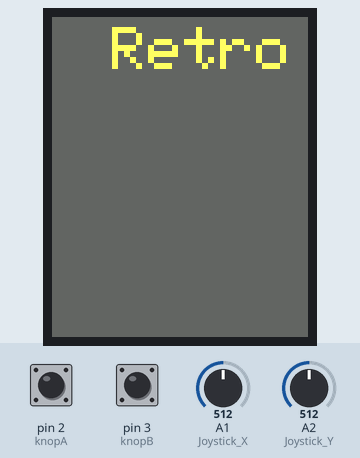
Simulated run of this sketch. Board: Arduino Nano, built with avr-gcc and run on an emulated ATmega328P. Parts: 128×160 colour display. Inputs (shaded band) come from the test bench; at power-on: pin 2 (knopA) HIGH, A1 (Joystick_X) = 512, pin 3 (knopB) LOW, A2 (Joystick_Y) = 512.

Above: at 0.2 s.
3.5 s: pin 2 (knopA) pulled LOW for 0.15 s
At 4.3 s:
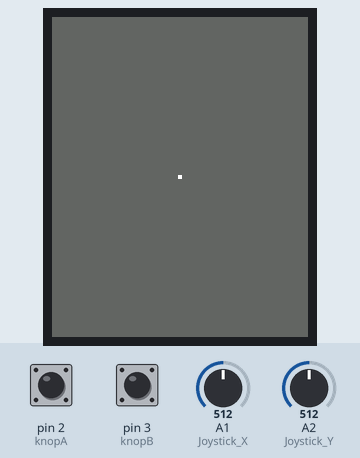
5.1 s: pin 2 (knopA) pulled LOW for 0.15 s
6.7 s: pin 2 (knopA) pulled LOW for 0.15 s
8.3 s: pin 2 (knopA) pulled LOW for 0.15 s
9.9 s: pin 2 (knopA) pulled LOW for 0.15 s
11.5 s: A1 (Joystick_X) set to 710
At 12.45 s:
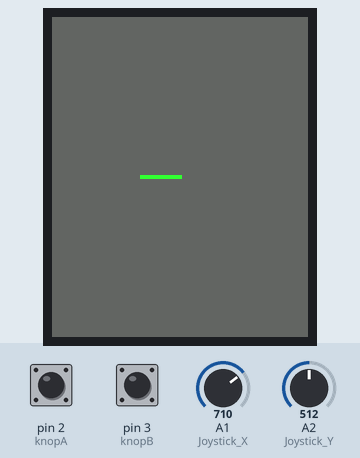
Timing chart, 0 to 14.0 s (numbered marks = the images above; inputs shaded):
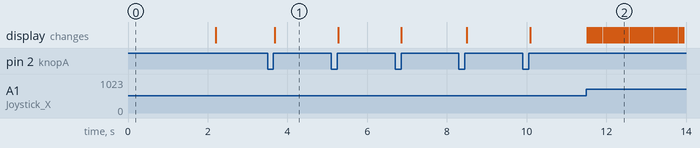

The sketch:

Mastersword.ino
```cpp
#include <Adafruit_GFX.h> // version 1.3.6
#include <Adafruit_ST7735.h> // version 1.2.7
#include <SPI.h>

int kleurdot;
int achtergrondkleur;
int Xpos;
int Ypos;
int X_richting;
int Y_richting;
boolean wandel;
int Xpos_oud;
int Ypos_oud;
int Joystick_druk = 4;
int knopA = 2;
int knopB = 3;
int Joystick_X = A1;
int Joystick_Y = A2;

boolean Joystick_druk_PRESSED = LOW;

boolean knopA_PRESSED = LOW;

boolean knopB_PRESSED = LOW;


// Connect TFT1 to Arduino Nano - Vcc & GND, LED to 3.3V,
// SDA pin to NANO pin 11 (MOSI)
// SDO pin to NANO pin 12 (MISO)
// SCK pin to NANO pin 13 (SCK)
#define TFT1_CS     10 // CS pin to NANO pin 10
#define TFT1_RST    8  // RST (RESET) pin to NANO pin 8
#define TFT1_DC     9  // AO or D/C pin to NANO pin 9

Adafruit_ST7735 TFT1 = Adafruit_ST7735(TFT1_CS,  TFT1_DC, TFT1_RST);

long knopAbuttonTimer = 0;
#define knopAminShortPressTime 80
#define knopAlongPressTime 750
boolean knopAbuttonActive = false;
boolean knopAlongPressActive = false;
#define knopANOPRESS    0
#define knopASHORTPRESS 1
#define knopALONGPRESS  2
int knopAPressType = knopANOPRESS;
long knopBbuttonTimer = 0;
#define knopBminShortPressTime 80
#define knopBlongPressTime 750
boolean knopBbuttonActive = false;
boolean knopBlongPressActive = false;
#define knopBNOPRESS    0
#define knopBSHORTPRESS 1
#define knopBLONGPRESS  2
int knopBPressType = knopBNOPRESS;

void TFT1drawtext(String text, uint16_t color, int size, int x, int y) {
  TFT1.setCursor(x, y);
  TFT1.setTextColor(color);
  TFT1.setTextSize(size);
  TFT1.setTextWrap(true);
  TFT1.println(text);
}

static unsigned int Sketch8x8[] =
{ TFT1.color565(0xff, 0xff, 0x00), TFT1.color565(0xff, 0xff, 0x66), TFT1.color565(0x66, 0x66, 0x66), TFT1.color565(0xff, 0xff, 0x33), TFT1.color565(0xff, 0xff, 0x66), TFT1.color565(0xff, 0xff, 0x33), TFT1.color565(0x66, 0x66, 0x66), TFT1.color565(0xff, 0xff, 0x00),
TFT1.color565(0xff, 0xff, 0x66), TFT1.color565(0x66, 0x66, 0x66), TFT1.color565(0x66, 0x66, 0x66), TFT1.color565(0x66, 0x66, 0x66), TFT1.color565(0xff, 0xff, 0x00), TFT1.color565(0x66, 0x66, 0x66), TFT1.color565(0xff, 0xff, 0x00), TFT1.color565(0x66, 0x66, 0x66),
TFT1.color565(0xff, 0xff, 0x33), TFT1.color565(0xff, 0xff, 0x00), TFT1.color565(0x66, 0x66, 0x66), TFT1.color565(0x66, 0x66, 0x66), TFT1.color565(0xff, 0xff, 0x00), TFT1.color565(0x66, 0x66, 0x66), TFT1.color565(0xff, 0xff, 0x00), TFT1.color565(0x66, 0x66, 0x66),
TFT1.color565(0xff, 0xff, 0x00), TFT1.color565(0x66, 0x66, 0x66), TFT1.color565(0x66, 0x66, 0x66), TFT1.color565(0x66, 0x66, 0x66), TFT1.color565(0xff, 0xff, 0x00), TFT1.color565(0x66, 0x66, 0x66), TFT1.color565(0x66, 0x66, 0x66), TFT1.color565(0xff, 0xff, 0x66),
TFT1.color565(0xff, 0xff, 0x00), TFT1.color565(0xff, 0xff, 0x00), TFT1.color565(0x66, 0x66, 0x66), TFT1.color565(0x66, 0x66, 0x66), TFT1.color565(0xff, 0xff, 0x00), TFT1.color565(0x66, 0x66, 0x66), TFT1.color565(0xff, 0xff, 0x00), TFT1.color565(0xff, 0xff, 0x66),
TFT1.color565(0x66, 0x66, 0x66), TFT1.color565(0x66, 0x66, 0x66), TFT1.color565(0x66, 0x66, 0x66), TFT1.color565(0x66, 0x66, 0x66), TFT1.color565(0x66, 0x66, 0x66), TFT1.color565(0x66, 0x66, 0x66), TFT1.color565(0x66, 0x66, 0x66), TFT1.color565(0x66, 0x66, 0x66),
TFT1.color565(0xff, 0xff, 0x66), TFT1.color565(0xff, 0xff, 0x66), TFT1.color565(0xff, 0x00, 0x00), TFT1.color565(0x66, 0x66, 0x66), TFT1.color565(0x33, 0x33, 0xff), TFT1.color565(0x33, 0x33, 0xff), TFT1.color565(0xcc, 0x33, 0xcc), TFT1.color565(0x66, 0x66, 0x66),
TFT1.color565(0x66, 0x66, 0x66), TFT1.color565(0x66, 0x66, 0x66), TFT1.color565(0xff, 0x00, 0x00), TFT1.color565(0x33, 0xff, 0x33), TFT1.color565(0x33, 0xff, 0x33), TFT1.color565(0x66, 0x66, 0x66), TFT1.color565(0xcc, 0x33, 0xcc), TFT1.color565(0x33, 0xff, 0xff)
};

#define SketchW            8     // sprite width
#define SketchH            8     // mario height
#define SketchW2           4     // half width
#define SketchH2           4     // half height
unsigned char Sketchpx, Sketchpy;


// ----------------------
// draw Sprites variables
// ----------------------
// temporary x and y var
static short TFT1tmpx, TFT1tmpy, TFT1tmps1, TFT1tmps2;


int ard_effect0_status = -1;
unsigned long ard_effect0_start, ard_effect0_time;
#define EFFECT0_PERIOD 50

// Deze functie beschrijven...
void doe_een_stap() {
  //Variables of this effect are reffered to with ard_effect0
  boolean restart = false;
  ard_effect0_time = millis() - ard_effect0_start;
  if (ard_effect0_time > EFFECT0_PERIOD) {
    //end effect, make sure it restarts
    if (ard_effect0_status > -1) {
    }
    restart = true;
    ard_effect0_status = -1;
    ard_effect0_start = ard_effect0_start + ard_effect0_time;
    ard_effect0_time = 0;
  }
  if (not restart && ard_effect0_status == -1) {
    ard_effect0_status = 0;
    ard_effect0_start = ard_effect0_start + ard_effect0_time;
    ard_effect0_time = 0;
  lees_joystick_wandel();
  }
}


void handleknopAPress() {
  knopAPressType = knopANOPRESS;
      if (digitalRead(knopA) == knopA_PRESSED) {
        if (knopAbuttonActive == false) {
          knopAbuttonActive = true;
          knopAbuttonTimer = millis();
        }
        if ((millis() - knopAbuttonTimer > knopAlongPressTime) && (knopAlongPressActive == false)) {
          knopAlongPressActive = true;
          knopAPressType = knopALONGPRESS;
        }
      } else {
        if (knopAbuttonActive == true) {
          if (knopAlongPressActive == true) {
            knopAlongPressActive = false;
          } else {
            //avoid fast fluctuations to be identified as a click
            if (millis() - knopAbuttonTimer > knopAminShortPressTime)
              knopAPressType = knopASHORTPRESS;
          }
          knopAbuttonActive = false;
        }
      }
}


void handleknopBPress() {
  knopBPressType = knopBNOPRESS;
      if (digitalRead(knopB) == knopB_PRESSED) {
        if (knopBbuttonActive == false) {
          knopBbuttonActive = true;
          knopBbuttonTimer = millis();
        }
        if ((millis() - knopBbuttonTimer > knopBlongPressTime) && (knopBlongPressActive == false)) {
          knopBlongPressActive = true;
          knopBPressType = knopBLONGPRESS;
        }
      } else {
        if (knopBbuttonActive == true) {
          if (knopBlongPressActive == true) {
            knopBlongPressActive = false;
          } else {
            //avoid fast fluctuations to be identified as a click
            if (millis() - knopBbuttonTimer > knopBminShortPressTime)
              knopBPressType = knopBSHORTPRESS;
          }
          knopBbuttonActive = false;
        }
      }
}


// Deze functie beschrijven...
void start_dot() {
  /* "Scherm is 128 x 160" */
  Xpos = 64 - 1;
  Ypos = 80 - 1;
  kleurdot = 0;
  TFT1.fillRect(Xpos, Ypos, 2, 2, TFT1.color565(0xff, 0x66, 0x00));
}

// Deze functie beschrijven...
void wijzig_achtergrond() {
  if (achtergrondkleur == 0) {
    TFT1.fillScreen(TFT1.color565(0x66, 0x66, 0x66) );
  } else if (achtergrondkleur == 1) {
    TFT1.fillScreen(TFT1.color565(0xff, 0xff, 0xff) );
  } else if (achtergrondkleur == 2) {
    TFT1.fillScreen(TFT1.color565(0x00, 0x00, 0x00) );
  } else if (achtergrondkleur == 3) {
    TFT1.fillScreen(TFT1.color565(0xff, 0x00, 0x00) );
  } else if (achtergrondkleur == 4) {
    TFT1.fillScreen(TFT1.color565(0xff, 0xcc, 0x66) );
  } else if (achtergrondkleur == 5) {
    TFT1.fillScreen(TFT1.color565(0x33, 0xff, 0x33) );
  } else if (achtergrondkleur == 6) {
    TFT1.fillScreen(TFT1.color565(0x66, 0xcc, 0xcc) );
  } else if (achtergrondkleur == 7) {
    TFT1.fillScreen(TFT1.color565(0x33, 0x33, 0xff) );
  } else if (achtergrondkleur == 8) {
    TFT1.fillScreen(TFT1.color565(0xcc, 0x33, 0xcc) );
  } else {
    TFT1.fillScreen(TFT1.color565(0x99, 0x99, 0x00) );
  }
}

// Deze functie beschrijven...
void lees_joystick_wandel() {
  X_richting = analogRead(Joystick_X);
  Y_richting = analogRead(Joystick_Y);
  wandel = false;
  Xpos_oud = Xpos;
  Ypos_oud = Ypos;
  if (X_richting > 700) {
    wandel = true;
    Xpos = Xpos - 1;
  } else if (X_richting < 300) {
    wandel = true;
    Xpos = Xpos + 1;
  }
  if (Y_richting > 700) {
    wandel = true;
    Ypos = Ypos + 1;
  } else if (Y_richting < 300) {
    wandel = true;
    Ypos = Ypos - 1;
  }
  if (wandel) {
    /* "we laten de oude dot gewoon staan" */
  }
  /* "We corrigeren zodat we scherm niet verlaten!" */
  /* "Scherm is 128 x 160" */
  if (Xpos < 0) {
    Xpos = 0;
  } else if (Xpos > 126) {
    Xpos = 126;
  }
  if (Ypos < 0) {
    Ypos = 0;
  } else if (Ypos > 158) {
    Ypos = 158;
  }
  if (kleurdot == 0) {
    TFT1.fillRect(Xpos, Ypos, 2, 2, TFT1.color565(0xff, 0x66, 0x00));
  } else if (kleurdot == 1) {
    TFT1.fillRect(Xpos, Ypos, 2, 2, TFT1.color565(0xff, 0xff, 0xff));
  } else if (kleurdot == 2) {
    TFT1.fillRect(Xpos, Ypos, 2, 2, TFT1.color565(0x00, 0x00, 0x00));
  } else if (kleurdot == 3) {
    TFT1.fillRect(Xpos, Ypos, 2, 2, TFT1.color565(0xff, 0x00, 0x00));
  } else if (kleurdot == 4) {
    TFT1.fillRect(Xpos, Ypos, 2, 2, TFT1.color565(0xff, 0xcc, 0x66));
  } else if (kleurdot == 5) {
    TFT1.fillRect(Xpos, Ypos, 2, 2, TFT1.color565(0x33, 0xff, 0x33));
  } else if (kleurdot == 6) {
    TFT1.fillRect(Xpos, Ypos, 2, 2, TFT1.color565(0x66, 0xcc, 0xcc));
  } else if (kleurdot == 7) {
    TFT1.fillRect(Xpos, Ypos, 2, 2, TFT1.color565(0x33, 0x33, 0xff));
  } else if (kleurdot == 8) {
    TFT1.fillRect(Xpos, Ypos, 2, 2, TFT1.color565(0xcc, 0x33, 0xcc));
  } else {
    TFT1.fillRect(Xpos, Ypos, 2, 2, TFT1.color565(0x99, 0x99, 0x00));
  }
}

// Deze functie beschrijven...
void startscherm() {
  TFT1.fillScreen(TFT1.color565(0x66, 0x66, 0x66) );
  TFT1drawtext("Retro", TFT1.color565(0xff, 0xff, 0x66), 3, 30, 5);
  delay(2000);
  TFT1drawtext("Games", TFT1.color565(0x66, 0xff, 0x99), 3, 30, 60);

  // draw sprite
  // ---------------
  TFT1tmpx = SketchW - 1; //width sprite
  do {
    Sketchpx = 60 + 3 * TFT1tmpx;
    // draw Sketch at new position
    TFT1tmpy = SketchH - 1;
    do {
      Sketchpy = 100 + 3 * TFT1tmpy ;
      TFT1tmps1 = 3 - 1; //scale
      do {
        TFT1tmps2 = 3 - 1; //scale
        do {
          TFT1.drawPixel(Sketchpx + TFT1tmps1, Sketchpy + TFT1tmps2, Sketch8x8[TFT1tmpx + (TFT1tmpy * SketchW)]);
          } while (TFT1tmps2--);
      } while (TFT1tmps1--);
    } while (TFT1tmpy--);
  } while (TFT1tmpx--);

  while ((digitalRead(knopA) == knopA_PRESSED)) {
  }
  TFT1.fillScreen(TFT1.color565(0x66, 0x66, 0x66) );
}


void setup() {
  pinMode(Joystick_druk, INPUT_PULLUP);
  pinMode(knopA, INPUT);
  pinMode(knopB, INPUT);
  pinMode(Joystick_X, INPUT);
  pinMode(Joystick_Y, INPUT);
  TFT1.initR(INITR_BLACKTAB);
  ard_effect0_status = -1;
  ard_effect0_start = millis();


  startscherm();
  start_dot();

}

void loop() {
  doe_een_stap();
  handleknopAPress();

  if (knopAPressType == knopASHORTPRESS) {
    //START STATEMENTS SHORT PRESS
    kleurdot = kleurdot + 1;
    if (kleurdot > 9) {
      kleurdot = 0;
    }
    //END  STATEMENTS SHORT PRESS
  } else if (knopAPressType == knopALONGPRESS) {
    //START STATEMENTS LONG PRESS
    //END  STATEMENTS LONG PRESS
  } else if (!knopAlongPressActive && digitalRead(knopA) == knopA_PRESSED) {
    //START STATEMENTS PRESS
    //END  STATEMENTS PRESS
  }

  handleknopBPress();

  if (knopBPressType == knopBSHORTPRESS) {
    //START STATEMENTS SHORT PRESS
    achtergrondkleur = achtergrondkleur + 1;
    if (achtergrondkleur > 9) {
      achtergrondkleur = 0;
    }
    wijzig_achtergrond();
    //END  STATEMENTS SHORT PRESS
  } else if (knopBPressType == knopBLONGPRESS) {
    //START STATEMENTS LONG PRESS
    //END  STATEMENTS LONG PRESS
  } else if (!knopBlongPressActive && digitalRead(knopB) == knopB_PRESSED) {
    //START STATEMENTS PRESS
    //END  STATEMENTS PRESS
  }


}
```

Measured:
- after the input at 3.5 s, the display: changes after 0.19 s (image 1)
- after the input at 11.5 s, the display: first changes at once (image 2 shows a later state)
